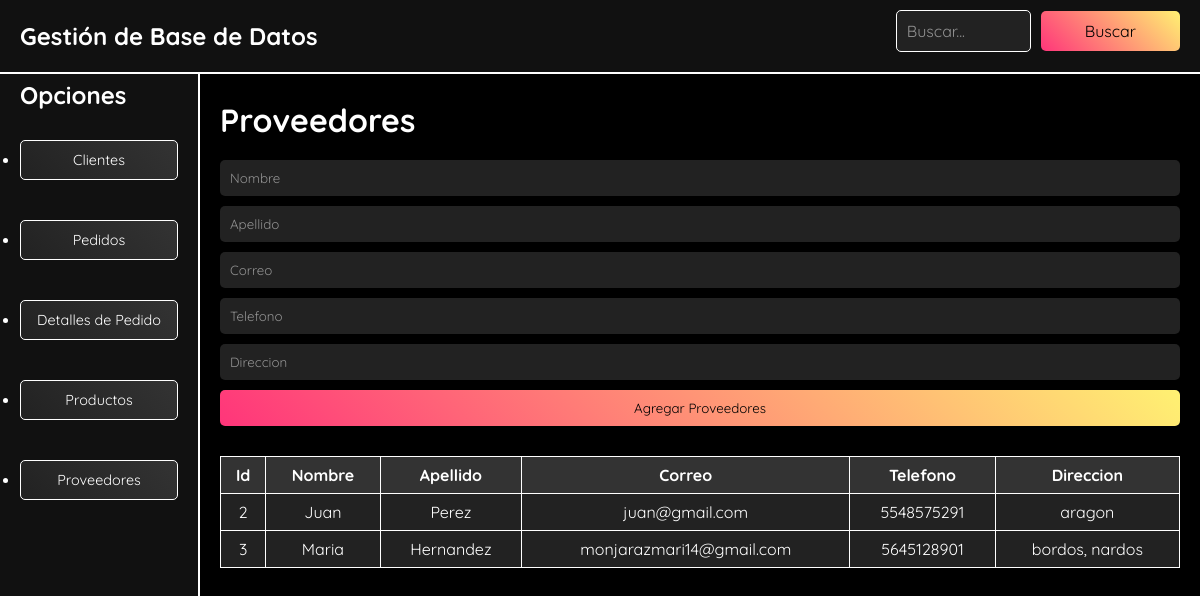
The app's page /interactuar_bd.php?tabla=proveedores (signed in) with its own data.
### tables this page shows
CREATE TABLE `suppliers` (
  `id` bigint(20) NOT NULL,
  `nombre` text NOT NULL,
  `apellido` text DEFAULT NULL,
  `correo` text DEFAULT NULL,
  `telefono` text DEFAULT NULL,
  `direccion` text NOT NULL
);

### interactuar_bd.php (the view, shortened to what this page needs)
<?php
include 'conexion.php';
$tabla = isset($_GET['tabla']) ? $_GET['tabla'] : null;
$opciones = [
    'cliente' => [
        'titulo' => 'Clientes',
        'tabla' => 'customers',
        'columnas' => ['id', 'nombre', 'correo', 'telefono', 'direccion']
    ],
    'pedido' => [
        'titulo' => 'Pedidos',
        'tabla' => 'orders',
        'columnas' => ['id', 'orden', 'fecha', 'estado']
    ],
    'detalles_pedido' => [
        'titulo' => 'Detalles de Pedido',
        'tabla' => 'order_details',
        'columnas' => ['id', 'orden', 'producto', 'cantidad', 'precio']
    ],
    'producto' => [
        'titulo' => 'Productos',
        'tabla' => 'products',
        'columnas' => ['id', 'nombre', 'descripcion', 'precio', 'stock']
    ],
    'proveedores' => [
        'titulo' => 'Proveedores',
        'tabla' => 'suppliers',
        'columnas' => ['id', 'nombre', 'apellido', 'correo', 'telefono', 'direccion']
    ]
];
$seleccion = isset($opciones[$tabla]) ? $opciones[$tabla] : null;
?>
<!DOCTYPE html>
<html lang="en">
<head>
</head>
<body>
    <div class="navbar">
        <h1>Gestión de Base de Datos</h1>
        <form action="interactuar_bd.php?tabla=<?php echo $tabla; ?>" method="get">
            <input type="text" name="buscar" placeholder="Buscar...">
            <button type="submit">Buscar</button>
        </form>
    </div>
    <div class="left-rectangle">
        <h2>Opciones</h2>
        <ul>
            <?php foreach ($opciones as $key => $opcion) {
                echo "<li><a href='interactuar_bd.php?tabla=$key'>" . $opcion['titulo'] . "</a></li>";
            } ?>
        </ul>
    </div>
    <div class="main-container">
        <?php if ($seleccion): ?>
            <h1><?php echo $seleccion['titulo']; ?></h1>
            <div class="form-container">
                <form action="interactuar_bd.php?tabla=<?php echo $tabla; ?>" method="post">
                    <?php foreach (array_slice($seleccion['columnas'], 1) as $columna): ?>
                        <input type="text" name="<?php echo $columna; ?>" placeholder="<?php echo ucfirst($columna); ?>" required>
                    <?php endforeach; ?>
                    <button type="submit">Agregar <?php echo $seleccion['titulo']; ?></button>
                </form>
            </div>
            <?php
            $buscar = isset($_GET['buscar']) ? $_GET['buscar'] : null;
            if ($buscar) {
                $columnas = implode(" LIKE ? OR ", $seleccion['columnas']) . " LIKE ?";
                $sql_buscar = "SELECT * FROM " . $seleccion['tabla'] . " WHERE $columnas";
                $stmt = $conn->prepare($sql_buscar);
                $param = '%' . $buscar . '%';
                $params = array_fill(0, count($seleccion['columnas']), $param);
                $stmt->bind_param(str_repeat('s', count($params)), ...$params);
                $stmt->execute();
                $resultado = $stmt->get_result();
                if ($resultado->num_rows > 0) {
                    echo "<table><tr>";
                    foreach ($seleccion['columnas'] as $columna) {
                        echo "<th>" . ucfirst($columna) . "</th>";
                    }
                    echo "</tr>";
                    while ($fila = $resultado->fetch_assoc()) {
                        echo "<tr>";
                        foreach ($seleccion['columnas'] as $columna) {
                            echo "<td>" . htmlspecialchars($fila[$columna]) . "</td>";
                        }
                        echo "</tr>";
                    }
                    echo "</table>";
                } else {
                    echo "<p>No se encontraron resultados para '<strong>" . htmlspecialchars($buscar) . "</strong>'.</p>";
                }
                $stmt->close();
            } else {
                $sql = "SELECT * FROM " . $seleccion['tabla'];
                $resultado = $conn->query($sql);
                if ($resultado->num_rows > 0) {
                    echo "<table><tr>";
                    foreach ($seleccion['columnas'] as $columna) {
                        echo "<th>" . ucfirst($columna) . "</th>";
                    }
                    echo "</tr>";
                    while ($fila = $resultado->fetch_assoc()) {
                        echo "<tr>";
                        foreach ($seleccion['columnas'] as $columna) {
                            echo "<td>" . htmlspecialchars($fila[$columna]) . "</td>";
                        }
                        echo "</tr>";
                    }
                    echo "</table>";
                } else {
                    echo "<p>La tabla está vacía.</p>";
                }
            }
            ?>
        <?php else: ?>
            <h1>Bienvenido</h1>
            <p>Selecciona una opción del menú para interactuar con la base de datos.</p>
        <?php endif; ?>
    </div>
</body>
</html>

### interactuar_bd.php (style rules this page uses)
* { margin: 0; padding: 0; box-sizing: border-box; font-family: "Quicksand"; }
body { display: flex; flex-direction: column; min-height: 100vh; background: #000; color: #fff; }
.navbar { width: 100%; background: #111; border-bottom: 2px solid #fff; padding: 10px 20px; position: fixed; top: 0; z-index: 1000; display: flex; justify-content: space-between; align-items: center; }
.navbar h1 { color: #fff; font-size: 1.5em; margin: 0; }
.navbar form { display: flex; align-items: center; }
.navbar input[type="text"] { padding: 10px; font-size: 1em; border: 1px solid #fff; border-radius: 5px; background: #222; color: #fff; outline: none; margin-right: 10px; }
.navbar input[type="text"]::placeholder { color: rgba(255, 255, 255, 0.5); }
.navbar button { padding: 10px 15px; background: linear-gradient(45deg, #ff357a, #fff172); border: none; border-radius: 5px; color: #000; font-size: 1em; cursor: pointer; }
.left-rectangle { width: 200px; height: calc(100vh - 60px); position: fixed; top: 60px; left: 0; background: #111; border-right: 2px solid #fff; padding: 20px; overflow-y: auto; }
.left-rectangle h2 { margin-bottom: 30px; }
.left-rectangle ul li { margin-bottom: 40px; }
.left-rectangle ul li a { color: #fff; text-decoration: none; padding: 10px; display: block; border: 1px solid #fff; border-radius: 5px; text-align: center; background: linear-gradient(45deg, #222, #333); transition: all 0.3s ease-in-out; font-size: 0.9em; max-height: 50px; overflow: hidden; }
.main-container { flex: 1; margin-left: 200px; padding: 80px 20px 20px; }
table { width: 100%; border-collapse: collapse; margin-top: 20px; }
table, th, td { border: 1px solid #fff; text-align: center; padding: 8px; }
th { background: #333; }
td { background: #222; }
.form-container { margin-top: 20px; }
input, button { width: 100%; padding: 10px; margin-bottom: 10px; border: none; border-radius: 5px; outline: none; }
input[type="text"], input[type="number"], input[type="email"] { background: #222; color: #fff; }
input::placeholder { color: rgba(255, 255, 255, 0.5); }
button { background: linear-gradient(45deg, #ff357a, #fff172); color: #000; cursor: pointer; }

### records on screen
suppliers: id "2", nombre "Juan", apellido "Perez", correo "juan@gmail.com", telefono "5548575291", direccion "aragon"
suppliers: id "3", nombre "Maria", apellido "Hernandez", correo "monjarazmari14@gmail.com", telefono "5645128901", direccion "bordos, nardos"

### other values on screen
$opcion['titulo'] "Clientes"
$opcion['titulo'] "Pedidos"
$opcion['titulo'] "Detalles de Pedido"
$opcion['titulo'] "Productos"
$opcion['titulo'] "Proveedores"
$seleccion['titulo'] "Proveedores"
$columna "Id"
$columna "Nombre"
$columna "Apellido"
$columna "Correo"
$columna "Telefono"
$columna "Direccion"
